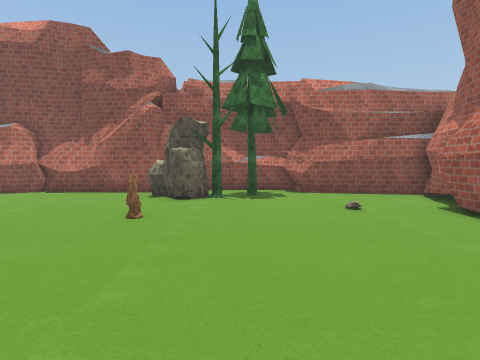
[1] (above)

16 first-person views from a walk through a Unity game level. The camera is 1.4 m above the floor, tilts 4° down and sees 80° across. The floor is counted in squares, 1 m on a side. Each view is taken from the middle of a square. On the plan, view 1 faces up. The plan holds only what a view shows up to about 14 squares ahead; the rest is blank. The place goes on beyond the plan. The player is left out. Some surface patterns are stand-ins.

[2]
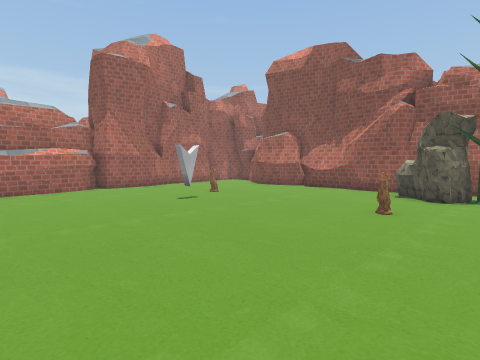

[3]
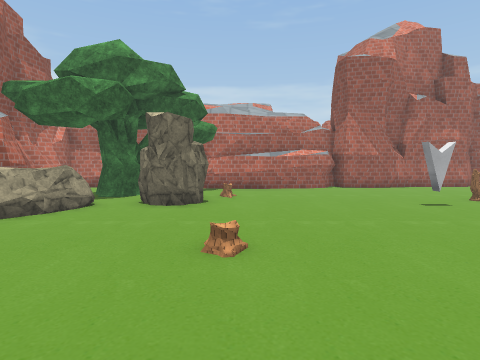

[4]
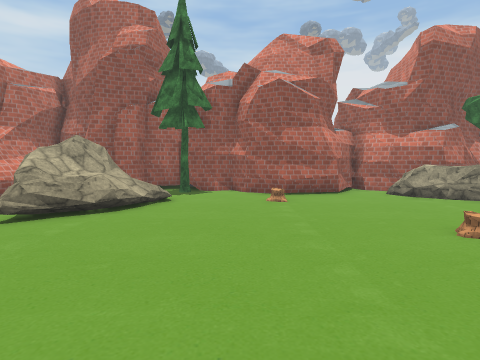

[5]
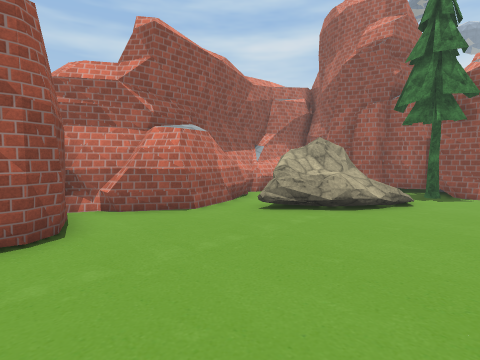

[6]
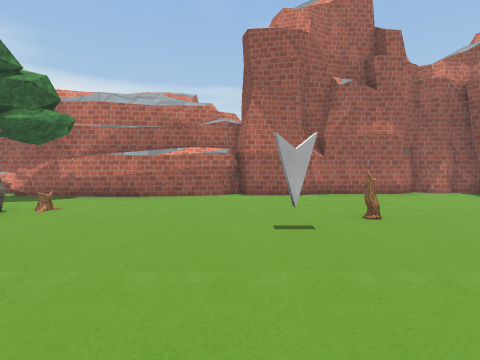

[7]
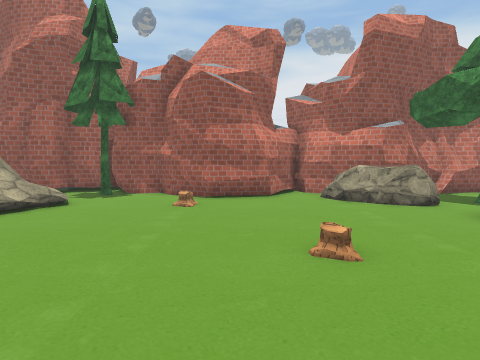

[8]
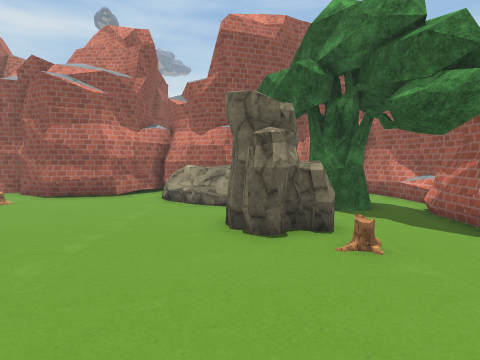

[9]
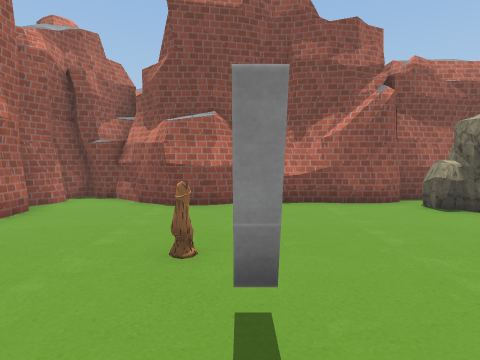

[10]
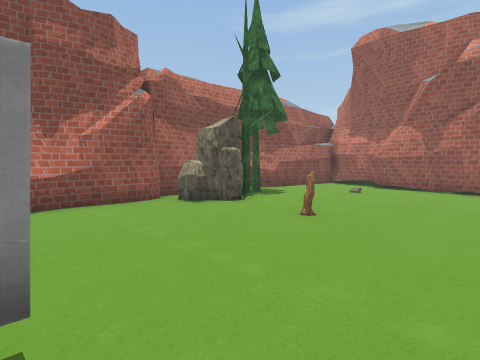

[11]
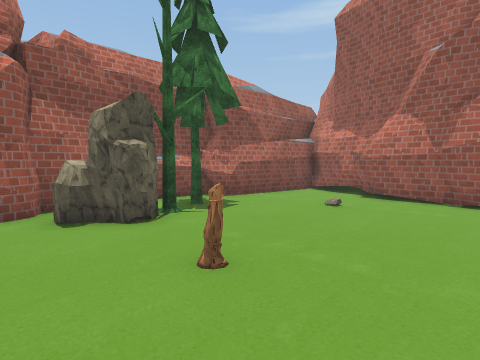

[12]
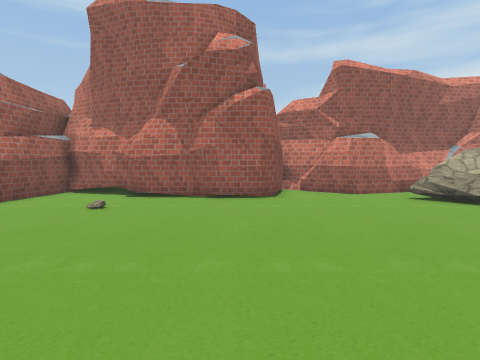

[13]
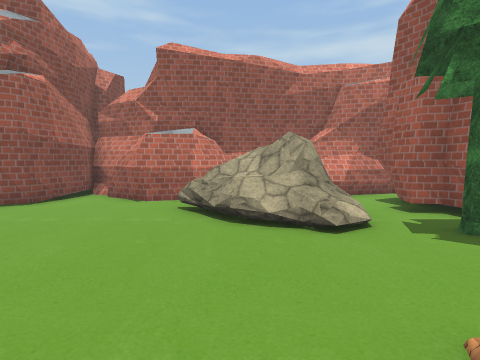

[14]
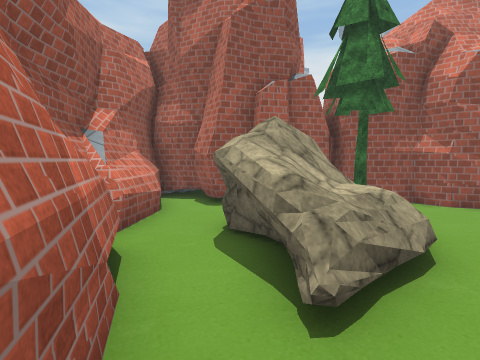

[15]
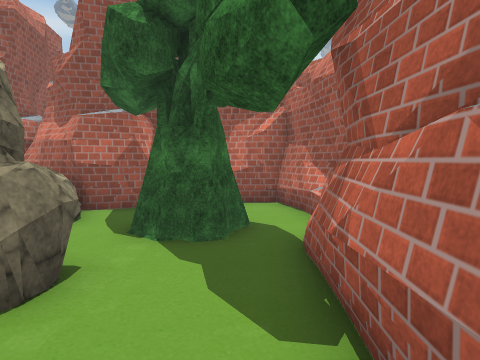

[16]
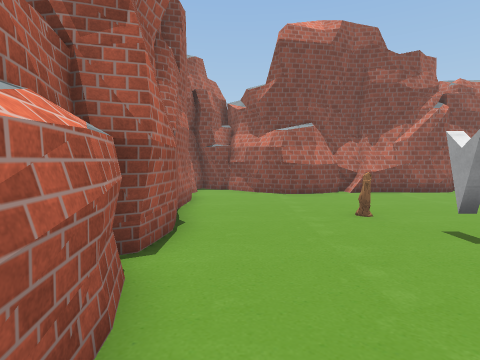

### Floor plan
Key: @ floor where view 1 was taken; # wall or solid block; . floor; / step, stairs or slope; = window, fence, low wall or low ledge; R rock; T tree; S stump; O other object.
Columns run from 15 left of view 1 to 9 right of it. Each row starts with its distance up from view 1.
 14 ###           ####
 13 #.##  #########..##
 12 #..#####....RR....######
 11 #...........RRTT......##
 10 #............R........#
  9 #.....................#
  8 #....................##
  7 #....S......S........#
  6 #....................#
  5 #.....O..............#
  4 #....................#
  3 #....................###
  2 ##.....................##
  1  #.....................##
  0  #.............@......###
 -1  #....................##
 -2  #..RR............../.##
 -3  #..RRR............//..##
 -4 ##...RR...........// R.=#
 -5 #..T............../  R..#
 -6 #.T#T.RR........../ RR..#
 -7 #..T..RRR.........// /..#
 -8 #.....##R..####.........#
 -9 #.##########  ###T..###.#
-10 #####    ##     ##### #.#
-11                   #   ###

Positions as (right, up) in squares from view 1, and headings:
1: (0, 0), facing up
2: (0, -1), facing up-left
3: (0, -1), facing left
4: (0, 4), facing down
5: (0, 4), facing down-right
6: (-3, 4), facing left
7: (-3, 3), facing down
8: (-9, 3), facing down
9: (-9, 3), facing up
10: (-9, 3), facing up-right
11: (-5, 4), facing up-right
12: (-5, 4), facing right
13: (-3, -4), facing right
14: (6, 0), facing down
15: (-13, 0), facing down
16: (-13, 0), facing up
